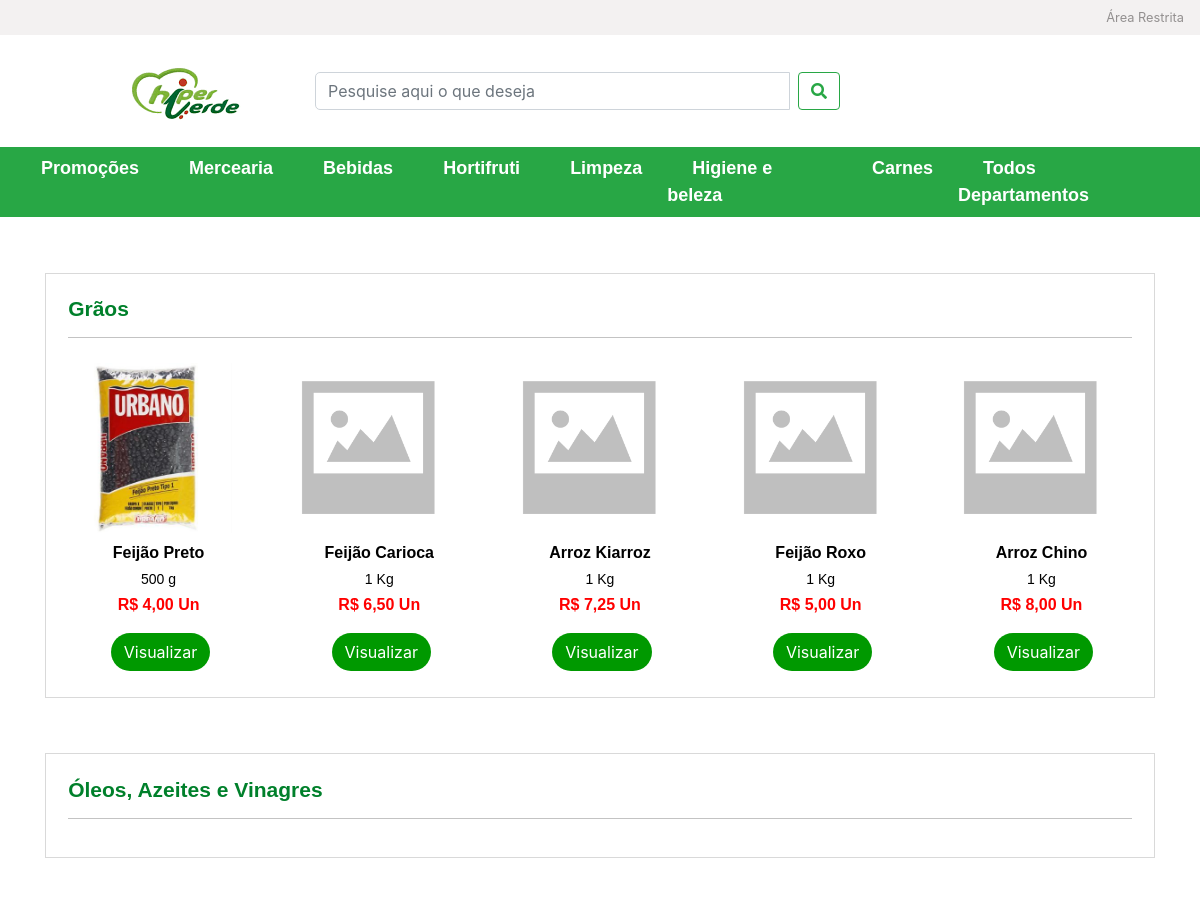
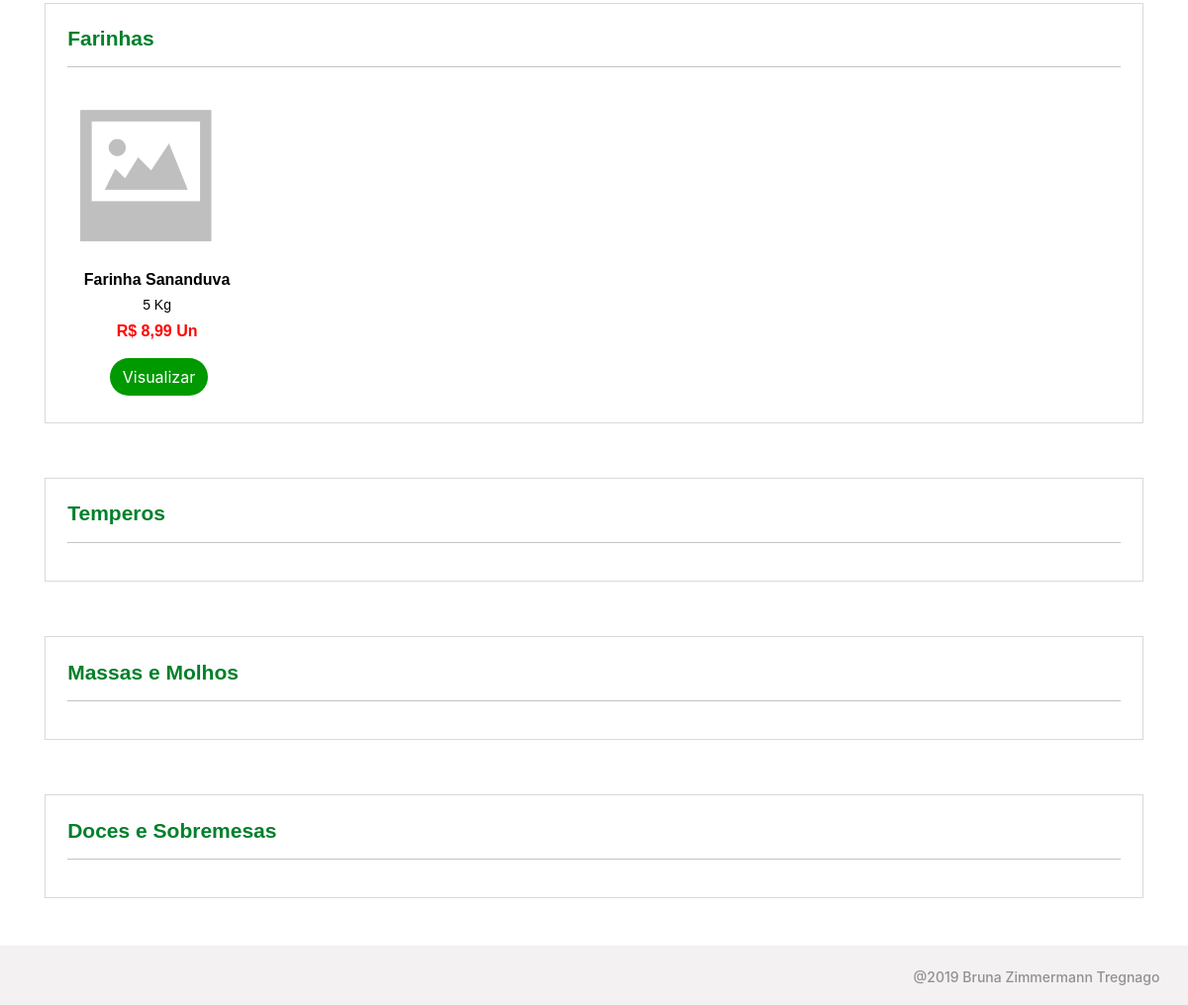
/index.php/PagDepartamento/lista/2, run on the app's committed database (2 pictures, top to bottom).
### tables this page shows
CREATE TABLE IF NOT EXISTS `tb_departamento` (
  `id_departamento` int(11) NOT NULL AUTO_INCREMENT,
  `nome_departamento` varchar(45) NOT NULL,
  PRIMARY KEY (`id_departamento`)
);

CREATE TABLE IF NOT EXISTS `tb_categoria` (
  `id_categoria` int(11) NOT NULL AUTO_INCREMENT,
  `nome_categoria` varchar(45) NOT NULL,
  `cd_departamento` int(11) NOT NULL,
  PRIMARY KEY (`id_categoria`),
  KEY `cd_departamento` (`cd_departamento`),
  CONSTRAINT `tb_categoria_ibfk_1` FOREIGN KEY (`cd_departamento`) REFERENCES `tb_departamento` (`id_departamento`) ON DELETE NO ACTION ON UPDATE NO ACTION
);

CREATE TABLE IF NOT EXISTS `tb_produto` (
  `id_produto` int(11) NOT NULL AUTO_INCREMENT,
  `nome_produto` varchar(85) NOT NULL,
  `valor_unitario_produto` decimal(5,2) NOT NULL,
  `peso_produto` int(11) NOT NULL,
  `imagem_produto` varchar(140) DEFAULT NULL,
  `cd_departamento` int(11) NOT NULL,
  `cd_categoria` int(11),
  `cd_subcategoria` int(11),
  `cd_unidade_medida` int(11) NOT NULL,
  `cd_medida_valor` int(11) NOT NULL,
  PRIMARY KEY (`id_produto`),
  KEY `cd_departamento` (`cd_departamento`),
  KEY `fk_tb_produto_tb_categoria1` (`cd_categoria`),
  KEY `fk_tb_produto_tb_subcategoria1` (`cd_subcategoria`),
  KEY `fk_tb_produto_tb_unidade_medida1` (`cd_unidade_medida`),
  KEY `FK_tb_produto_tb_medida_valor` (`cd_medida_valor`),
  CONSTRAINT `FK_tb_produto_tb_medida_valor` FOREIGN KEY (`cd_medida_valor`) REFERENCES `tb_medida_valor` (`id_medida_valor`) ON DELETE NO ACTION ON UPDATE NO ACTION,
  CONSTRAINT `fk_tb_produto_tb_categoria1` FOREIGN KEY (`cd_categoria`) REFERENCES `tb_categoria` (`id_categoria`) ON DELETE NO ACTION ON UPDATE NO ACTION,
  CONSTRAINT `fk_tb_produto_tb_subcategoria1` FOREIGN KEY (`cd_subcategoria`) REFERENCES `tb_subcategoria` (`id_subcategoria`) ON DELETE NO ACTION ON UPDATE NO ACTION,
  CONSTRAINT `fk_tb_produto_tb_unidade_medida1` FOREIGN KEY (`cd_unidade_medida`) REFERENCES `tb_unidade_medida` (`id_medida`) ON DELETE NO ACTION ON UPDATE NO ACTION,
  CONSTRAINT `tb_produto_ibfk_1` FOREIGN KEY (`cd_departamento`) REFERENCES `tb_departamento` (`id_departamento`) ON DELETE NO ACTION ON UPDATE NO ACTION
);

CREATE TABLE IF NOT EXISTS `tb_unidade_medida` (
  `id_medida` int(11) NOT NULL AUTO_INCREMENT,
  `medida` varchar(20) NOT NULL,
  PRIMARY KEY (`id_medida`)
);

CREATE TABLE IF NOT EXISTS `tb_medida_valor` (
  `id_medida_valor` int(11) NOT NULL AUTO_INCREMENT,
  `medida_valor` varchar(5) NOT NULL,
  PRIMARY KEY (`id_medida_valor`)
);

### application/controllers/PagDepartamento.php (called while the page is built, shortened)
<?php
class PagDepartamento extends CI_Controller {
    public function __construct() {
        $this->load->model('FrontEndModels/PagInicialModel');
        $this->load->model('FrontEndModels/DepartamentoMenuModel');
        $this->load->model('FrontEndModels/PagDepartamentoModel');
        $this->load->model('FrontEndModels/PagPromocaoModel');
        $this->load->model('BackEndModels/DepartamentoModel');
        $this->load->model('BackEndModels/ProdutoPromocaoModel');
    }
    public function lista($id_departamento) {
        $data['menu'] = $this->DepartamentoMenuModel->getAll();
        $data['produtopromocao'] = $this->ProdutoPromocaoModel->getAll();
        $data['produto'] = $this->PagInicialModel->getAll();
        $data['promocao'] = $this->PagPromocaoModel->getAll();
        $data['categoria'] = $this->PagDepartamentoModel->getAll($id_departamento);
        $data['departamento'] = $this->DepartamentoModel->getAll();
        $this->load->view('FrontEnd/Header');
        $this->load->view('FrontEnd/Menu', $data);
        $this->load->view('FrontEnd/PaginaDepartamento', $data);
        $this->load->view('FrontEnd/Footer');
    }
}

### index.php (called while the page is built, shortened)
<?php
require_once BASEPATH.'core/CodeIgniter.php';

### application/models/FrontEndModels/DepartamentoMenuModel.php (called while the page is built)
<?php
class DepartamentoMenuModel extends CI_Model {
    public function getAll() {
        $this->db->select('tb_departamento.*');
        $this->db->limit(6);
        $query = $this->db->get('tb_departamento');
        return $query->result();
    }
}

### application/models/FrontEndModels/PagDepartamentoModel.php (called while the page is built)
<?php
class PagDepartamentoModel extends CI_Model {
    public function getAll($id_departamento) {
        $this->db->select('tb_departamento.*,tb_categoria.*');
        $this->db->join('tb_departamento', 'tb_departamento.id_departamento = tb_categoria.cd_departamento', 'left');
        $this->db->where('id_departamento', $id_departamento);
        $query = $this->db->get('tb_categoria');
        return $query->result();
    }
}

### application/models/FrontEndModels/PagInicialModel.php (called while the page is built)
<?php
class PagInicialModel extends CI_Model {
    public function getAll() {
        $this->db->select('tb_produto.*,tb_unidade_medida.medida, tb_medida_valor.medida_valor, tb_departamento.id_departamento, tb_departamento.nome_departamento as departamento, tb_categoria.*');
        $this->db->join('tb_departamento', 'tb_departamento.id_departamento = tb_produto.cd_departamento', 'left');
        $this->db->join('tb_categoria', 'tb_categoria.id_categoria = tb_produto.cd_categoria', 'left');
        $this->db->join('tb_unidade_medida', 'tb_unidade_medida.id_medida = tb_produto.cd_unidade_medida', 'left');
        $this->db->join('tb_medida_valor', 'tb_medida_valor.id_medida_valor = tb_produto.cd_medida_valor', 'left');
        $query = $this->db->get('tb_produto');
        return $query->result();
    }
}

### application/views/FrontEnd/PaginaDepartamento.php (the view, shortened to what this page needs)
<div class="container">
    <?php
    foreach ($categoria as $cat) {
        echo '<div class="row">';
        echo '<div class="col-12">';
        echo '<div class="promocao">';
        echo '<h1><a style="text-decoration: none;font-family: Helvetica, sans-serif;font-size: 21px;color: #00802b;font-weight: bold;" href="http://127.0.0.1/MercadoPI/index.php/PagCategoria/lista/' . $cat->id_categoria . '">' . $cat->nome_categoria . '</a></h1>';
        echo '<hr>';
        echo '<div class="row">';
        echo '<div id="owl-demo" class="owl-carousel owl-theme owl-bruna">';
        foreach ($produto as $p) {
            if ($cat->id_categoria === $p->cd_categoria) {
                echo '<div class="item">';
                echo '<div class="produto">';
                if ($p->imagem_produto === Null) {
                    echo '<img style="height:170px; width:170px;margin:5px;" src="http://127.0.0.1/MercadoPI/uploads/noimage.png"/>';
                } else {
                    echo '<img style="height:170px; width:170px;margin:5px;" src="http://127.0.0.1/MercadoPI/uploads/' . $p->imagem_produto . '"/>';
                }
                echo '<h2>' . $p->nome_produto . '</h2>';
                echo '<h5>' . $p->peso_produto . ' ' . $p->medida . '</h5>';
                $preco = str_replace(".", ",", $p->valor_unitario_produto);
                echo '<h4>R$ ' . $preco . ' ' . $p->medida_valor . '</h4>';
                echo '<center><a href="http://127.0.0.1/MercadoPI/index.php/PagProdutoEspecifico/lista/' . $p->id_produto . '"><button type="submit" class="btn">Visualizar</button></a></center>';
                echo '</div>';
                echo '</div>';
            }
        }
        echo '</div>';
        echo '</div>';
        echo '</div>';
        echo '</div>';
        echo '</div>';
    }
    ?>
</div>

### application/views/FrontEnd/Menu.php (shortened to what this page needs)
<div class="menu">
    <nav class="navbar navbar-expand-lg mt-3 bg-success navbar-light text-white">
        <div class="collapse navbar-collapse" id="navbarSupportedContent">
            <ul class="navbar-nav mr-auto"  style="margin: 0 auto;">
                <li><a href="<?= $this->config->base_url() . 'index.php/PagPromocao/lista' ?>">Promoções</a></li>
                <?php
                foreach ($menu as $m) {
                        echo '<li><a href="' . $this->config->base_url() . 'index.php/PagDepartamento/lista/' . $m->id_departamento . '">' . $m->nome_departamento . '</a></li>';
                }
                ?>
                <li><a href="<?= $this->config->base_url() . 'index.php/PagTodosDepartamentos/lista' ?>">Todos Departamentos</a></li>
            </ul>
        </div>
    </nav>
</div>

### css/Style.css (style rules this page uses)
.menu ul li a { text-decoration: none; margin: 0 25px; text-align: center; color: white; font-weight: bold; font-size: 18px; font-family: Helvetica, sans-serif; }
.promocao { border: 1px solid #d9d9d9; padding: 2%; margin-top: 5%; }
.promocao h1 { font-family: Helvetica, sans-serif; font-size: 21px; color: #00802b; font-weight: bold; }
.produto { padding: 2%; }
.produto img { max-width: 100%; max-height: 100%; }
.produto h2 { font-family: Helvetica, sans-serif; font-size: 16px; text-align: center; color: black; margin-top: 5%; font-weight: bold; }
.produto h5 { font-family: Helvetica, sans-serif; font-size: 14px; text-align: center; color: black; }
.produto h4 { font-family: Helvetica, sans-serif; font-size: 16px; text-align: center; color: red; font-weight: bold; }
.produto button { border-radius: 20px; color: white; background-color: #009900; margin: 10px 0 0 14px; }
hr { background-color: #d9d9d9; }
center { margin-left: -5%; }

### data on the page
tb_departamento: nome_departamento "Mercearia"
tb_departamento: nome_departamento "Bebidas"
tb_departamento: nome_departamento "Hortifruti"
tb_departamento: nome_departamento "Limpeza"
tb_departamento: nome_departamento "Higiene e beleza"
tb_departamento: nome_departamento "Carnes"
tb_categoria: nome_categoria "Grãos"
tb_produto: imagem_produto (picture), nome_produto "Feijão Preto", peso_produto "500", cd_unidade_medida.medida "g", valor_unitario_produto "4,00", cd_medida_valor.medida_valor "Un"
tb_produto: nome_produto "Feijão Carioca", peso_produto "1", cd_unidade_medida.medida "Kg", valor_unitario_produto "6,50", cd_medida_valor.medida_valor "Un"
tb_produto: nome_produto "Arroz Kiarroz", peso_produto "1", cd_unidade_medida.medida "Kg", valor_unitario_produto "7,25", cd_medida_valor.medida_valor "Un"
tb_produto: nome_produto "Feijão Roxo", peso_produto "1", cd_unidade_medida.medida "Kg", valor_unitario_produto "5,00", cd_medida_valor.medida_valor "Un"
tb_produto: nome_produto "Arroz Chino", peso_produto "1", cd_unidade_medida.medida "Kg", valor_unitario_produto "8,00", cd_medida_valor.medida_valor "Un"
tb_categoria: nome_categoria "Óleos, Azeites e Vinagres"
tb_categoria: nome_categoria "Farinhas"
tb_produto: nome_produto "Farinha Sananduva", peso_produto "5", cd_unidade_medida.medida "Kg", valor_unitario_produto "8,99", cd_medida_valor.medida_valor "Un"
tb_categoria: nome_categoria "Temperos"
tb_categoria: nome_categoria "Massas e Molhos"
tb_categoria: nome_categoria "Doces e Sobremesas"
